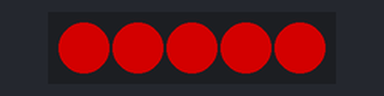
Simulated run of this program. Board: Raspberry Pi Pico running CircuitPython. Parts: 5 RGB LEDs in strip order, left to right. Dim RGB values are drawn brighter than linear.

Above: at 0.1 s.
At 1.1 s:
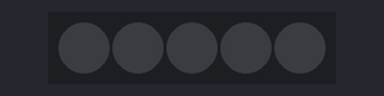
Timing chart, 0 to 130.0 s (numbered marks = the images above):
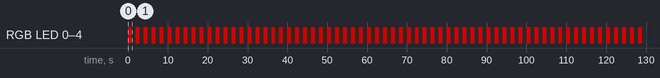

The program:

neoblink.py
```python
import board # board module lets us use the hardware
import neopixel # add the neopixel module
from time import sleep # add the sleep module

# Update this to match the number of NeoPixel LEDs connected to your board.
num_pixels = 5

# Set up neopixel module with an object called 'pixels'
pixels = neopixel.NeoPixel(board.GP22, num_pixels)

# Set brightness between 0. and 1.
pixels.brightness = 0.5

while True:
    pixels.fill((255, 0, 0))
    sleep(1)
    pixels.fill((0, 0, 0))
    sleep(1)
```

Measured:
- by itself, RGB LED 0–4: alternates RGB(127, 0, 0) for 1.0 s and off for 1.0 s
